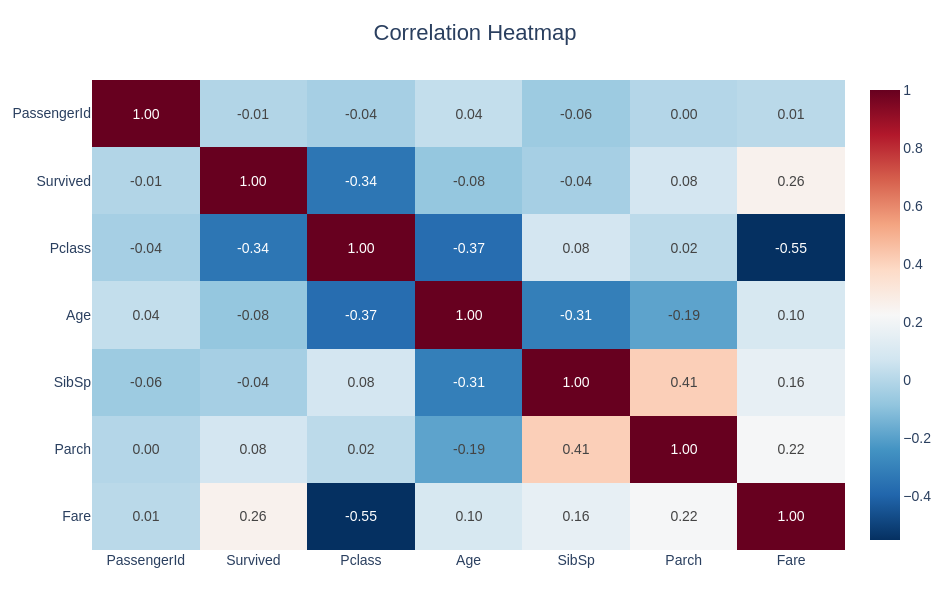

Notebook code cell kept with this figure:
### Code cell
viz.correlation_heatmap().show()

### Figure 1 — Plotly figure (JSON) as saved in the notebook; plotly's stock layout.template omitted (floating-point values rounded to 4 significant figures)
{"data": [{"coloraxis": "coloraxis", "hovertemplate": "x: %{x}<br>y: %{y}<br>color: %{z}<extra></extra>", "name": "0", "texttemplate": "%{z:.2f}", "type": "heatmap", "x": ["PassengerId", "Survived", "Pclass", "Age", "SibSp", "Parch", "Fare"], "xaxis": "x", "y": ["PassengerId", "Survived", "Pclass", "Age", "SibSp", "Parch", "Fare"], "yaxis": "y", "z": [[1.0, -0.005007, -0.03514, 0.03685, -0.05753, -0.001652, 0.01266], [-0.005007, 1.0, -0.3385, -0.07722, -0.03532, 0.08163, 0.2573], [-0.03514, -0.3385, 1.0, -0.3692, 0.08308, 0.01844, -0.5495], [0.03685, -0.07722, -0.3692, 1.0, -0.3082, -0.1891, 0.09607], [-0.05753, -0.03532, 0.08308, -0.3082, 1.0, 0.4148, 0.1597], [-0.001652, 0.08163, 0.01844, -0.1891, 0.4148, 1.0, 0.2162], [0.01266, 0.2573, -0.5495, 0.09607, 0.1597, 0.2162, 1.0]]}], "layout": {"coloraxis": {"autocolorscale": false, "colorscale": [[0, "rgb(5,48,97)"], [0.1, "rgb(33,102,172)"], [0.2, "rgb(67,147,195)"], [0.3, "rgb(146,197,222)"], [0.4, "rgb(209,229,240)"], [0.5, "rgb(247,247,247)"], [0.6, "rgb(253,219,199)"], [0.7, "rgb(244,165,130)"], [0.8, "rgb(214,96,77)"], [0.9, "rgb(178,24,43)"], [1, "rgb(103,0,31)"]]}, "font": {"family": "Arial", "size": 14}, "height": 600, "legend": {"title": {"text": ""}}, "margin": {"b": 50, "l": 50, "r": 50, "t": 80}, "title": {"font": {"size": 22}, "text": "Correlation Heatmap", "x": 0.5, "xanchor": "center"}, "width": 950, "xaxis": {"anchor": "y", "domain": [0, 1]}, "yaxis": {"anchor": "x", "autorange": "reversed", "domain": [0, 1]}}}
